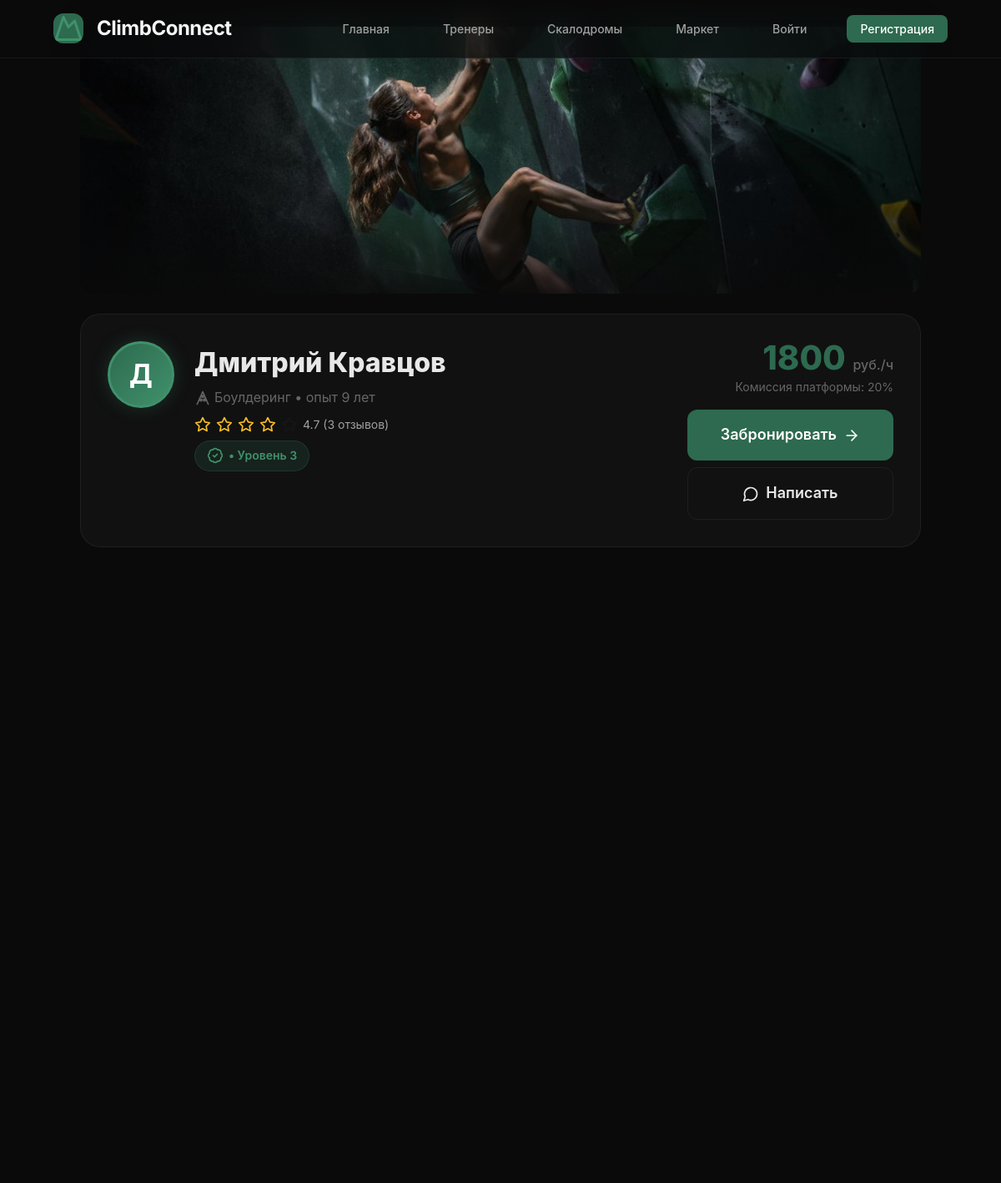
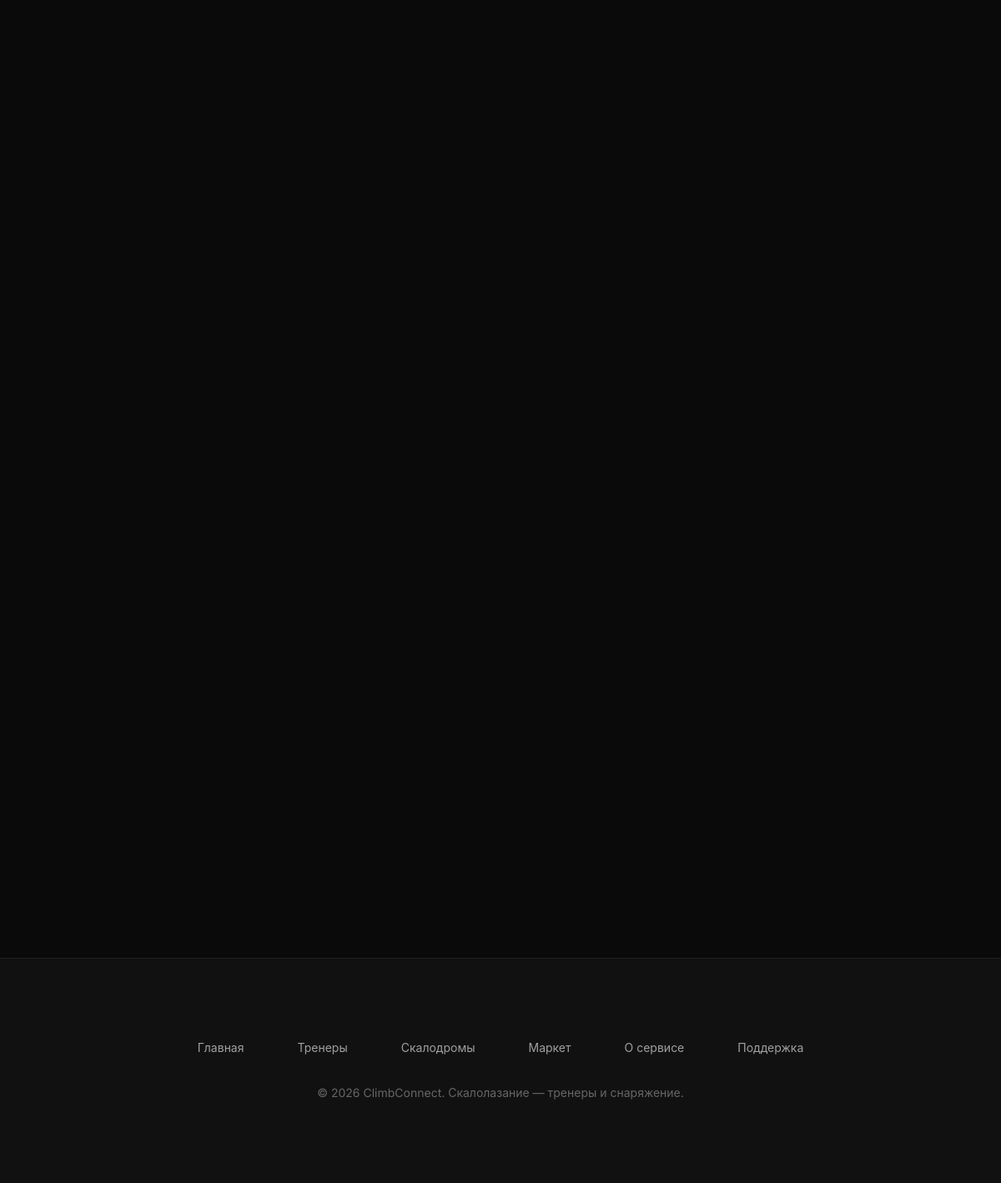
/trainer/1, run on the app's committed database (2 pictures, top to bottom).
### app/database.py (models this page shows)
class User(Base):
    __tablename__ = "users"
    id = Column(Integer, primary_key=True, index=True)
    name = Column(String(100), nullable=False)
    email = Column(String(100), unique=True, nullable=False)
    phone = Column(String(20))
    password_hash = Column(String(256), nullable=False)
    role = Column(String(20), default="client")
    created_at = Column(DateTime, default=datetime.utcnow)
    fitness_goal = Column(String(50))
    experience_level = Column(String(20))
    preferred_sport = Column(String(50))
    location = Column(String(100))
    budget_min = Column(Integer, default=0)
    budget_max = Column(Integer, default=5000)
    bio = Column(Text)
    specialization = Column(String(50))
    experience_years = Column(Integer, default=0)
    certification = Column(String(200))
    hourly_rate = Column(Integer, default=0)
    rating = Column(Float, default=0.0)
    total_reviews = Column(Integer, default=0)
    total_bookings = Column(Integer, default=0)
    verification_level = Column(Integer, default=0)
    status = Column(String(20), default="active")
    wallet_balance = Column(Numeric(10, 2), default=0.00)
    wallet_bonus = Column(Numeric(10, 2), default=0.00)
    sliding_commission_rate = Column(Float, default=0.20)
    total_earnings = Column(Numeric(10, 2), default=0.00)
    trust_score = Column(Integer, default=100)
    streak_weeks = Column(Integer, default=0)
    achievements = Column(JSON, default=list)
    loyalty_points = Column(Integer, default=0)
    client_level = Column(String(20), default="beginner")
    interests_vector = Column(JSON, default=dict)
    disciplines = Column(JSON, default=list)        # ["bouldering", "lead", ...]
    work_formats = Column(JSON, default=list)       # ["gym", "outdoor", "online"]
    student_levels = Column(JSON, default=list)     # ["beginner", ...]
    gym = Column(String(150))                       # home climbing gym / wall
    personal_grade = Column(String(30))             # e.g. "7c+ / V9"
    achievements_text = Column(Text)                # comps, routes, medals
    showcase_image = Column(String(200))            # custom showcase photo path
    seller_rating = Column(Float, default=0.0)
    seller_reviews_total = Column(Integer, default=0)
    seller_sales = Column(Integer, default=0)

### app/main.py (the view)
@app.get("/trainer/{trainer_id}", response_class=HTMLResponse)
async def trainer_detail(trainer_id: int, request: Request, db: Session = Depends(get_db)):
    user = get_current_user(request, db)
    trainer = db.query(User).filter(User.id == trainer_id, User.role == "trainer").first()
    if not trainer:
        raise HTTPException(status_code=404, detail="Trainer not found")
    reviews = db.query(Review).filter(Review.trainer_id == trainer_id).order_by(Review.created_at.desc()).all()
    listings = db.query(Product).filter(Product.seller_id == trainer_id, Product.status == "active").order_by(Product.created_at.desc()).limit(4).all()
    return templates.TemplateResponse("trainer_detail.html", {
        "request": request, "user": user, "trainer": trainer, "reviews": reviews, "listings": listings,
        "trainer_gyms": get_trainer_gyms(db, trainer_id),
    })

### templates/trainer_detail.html (shortened to what this page needs)
{% extends "base.html" %}
{% block content %}
{% set pd = primary_discipline(trainer) %}
<section class="section" style="padding-top: 32px;">
  <div class="container">
    <div class="trainer-hero-photo">
      <img src="{{ url_for('static', path='/images/' + pd + '.jpg') }}" alt="{{ trainer.name }}" onerror="this.src='{{ url_for('static', path='/images/bouldering.jpg') }}'">
    </div>
    <div class="trainer-profile-card">
      <div class="profile-left">
        <div class="profile-avatar-v2">{{ trainer.name[0] if trainer.name else '?' }}</div>
        <div class="profile-quick-info">
          <h1 class="profile-name">{{ trainer.name }}</h1>
          <p class="profile-spec">
            <svg class="icon icon-sm"><use href="#{{ DISCIPLINES[pd].icon }}"/></svg>
            {{ discipline_name(pd) }}
            {% if trainer.experience_years %} &bull; опыт {{ trainer.experience_years }} лет{% endif %}
          </p>
          <div class="profile-rating">
            {% for i in range(5) %}
              {% if i < trainer.rating|int %}
                <svg class="icon icon-sm star-filled"><use href="#icon-star"/></svg>
              {% else %}
                <svg class="icon icon-sm star-empty"><use href="#icon-star"/></svg>
              {% endif %}
            {% endfor %}
            <span>{{ trainer.rating }} ({{ trainer.total_reviews }} отзывов)</span>
          </div>
          {% if trainer.verification_level >= 2 %}
          <div class="profile-verified">
            <svg class="icon icon-sm"><use href="#icon-badge-check"/></svg>
             &bull; Уровень {{ trainer.verification_level }}
          </div>
          {% endif %}
        </div>
      </div>
      <div class="profile-right">
        <div class="profile-price">{{ trainer.hourly_rate }} <span>руб./ч</span></div>
        <p class="profile-commission">Комиссия платформы: {{ "%.0f"|format(trainer.sliding_commission_rate * 100) }}%</p>
        <div class="profile-actions">
          <a href="/book/{{ trainer.id }}" class="btn btn-primary btn-lg" style="width:100%;justify-content:center;">
            Забронировать
            <svg class="icon"><use href="#icon-arrow-right"/></svg>
          </a>
          <a href="/chat/{{ trainer.id }}" class="btn btn-secondary btn-lg" style="width:100%;justify-content:center;margin-top:8px;">
            <svg class="icon"><use href="#icon-message-circle"/></svg>
            Написать
          </a>
        </div>
      </div>
    </div>
  </div>
</section>
{% endblock %}

### templates/base.html (style rules this page uses)
body { opacity: 0; animation: bodyFadeIn 0.4s ease 0.1s forwards; }

### data on the page
User: specialization (picture), name "Д", name "Дмитрий Кравцов", specialization "Боулдеринг", experience_years "9", rating "4.7", total_reviews "3", verification_level "3", hourly_rate "1800", trainer.sliding_commission_rate*100 "20"
